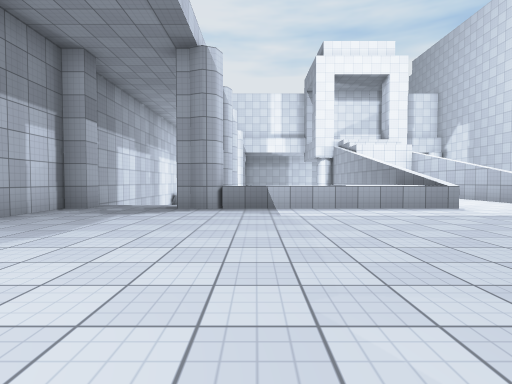
View 1 (above)

23 first-person views from a walk through a Unity game level. The camera is 1.2 m above the floor, tilts 2° down and sees 80° across. The floor is counted in squares, 2 m on a side. Each view is taken from the middle of a square. On the plan, view 1 faces up. The plan holds only what a view shows up to about 9 squares ahead; the rest is blank. The place goes on beyond the plan. The player character is not drawn. Surface patterns are stand-ins for the level's own textures.

View 2
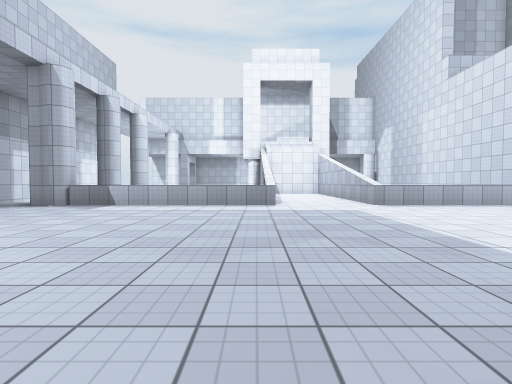

View 3
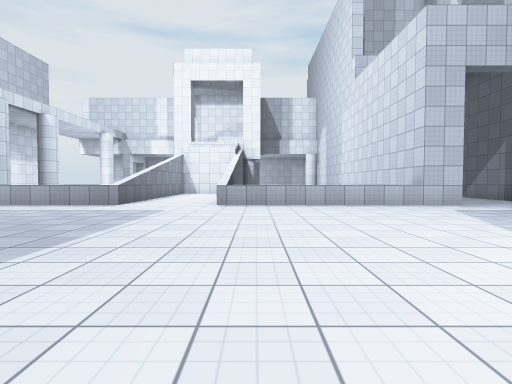

View 4
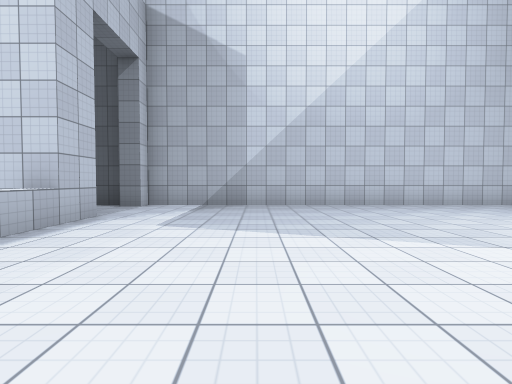

View 5
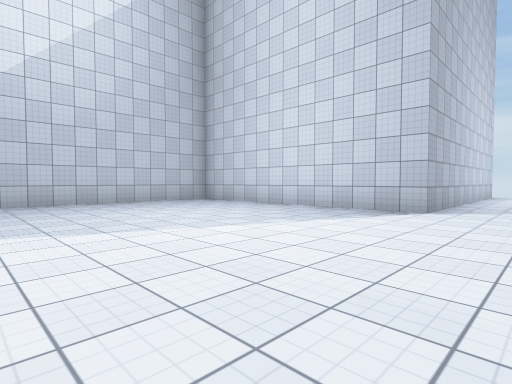

View 6
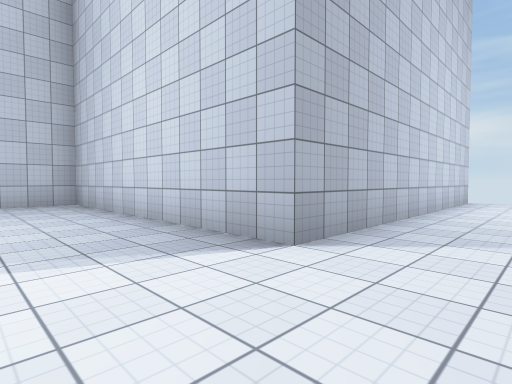

View 7
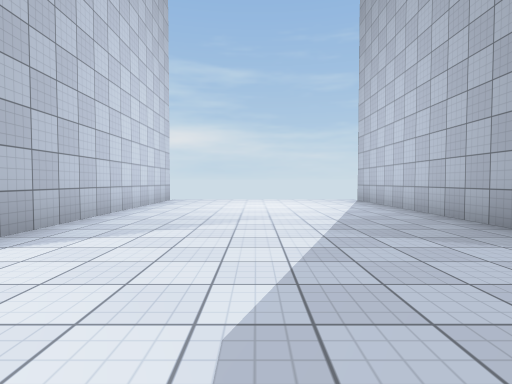

View 8
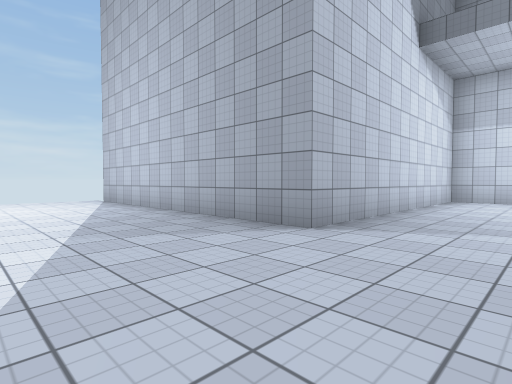

View 9
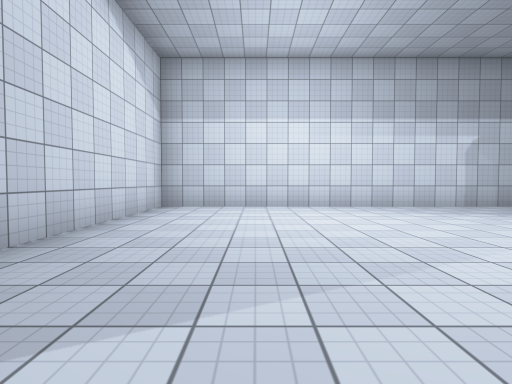

View 10
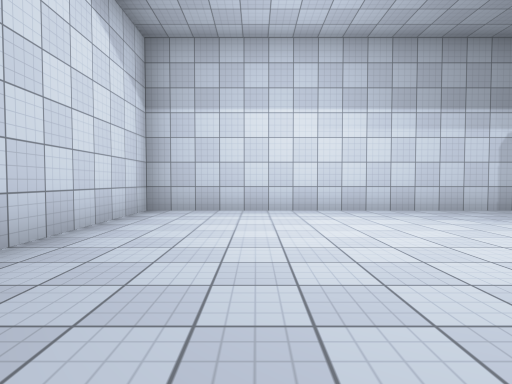

View 11
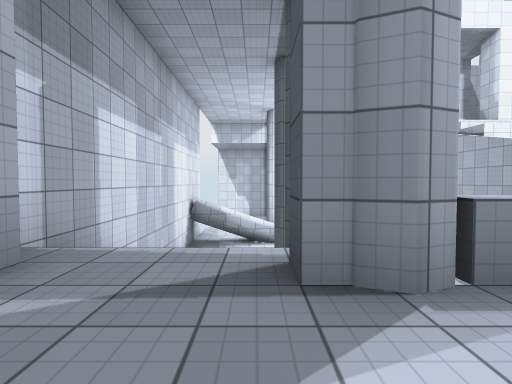

View 12
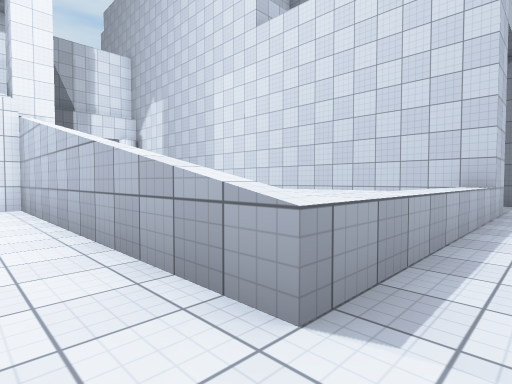

View 13
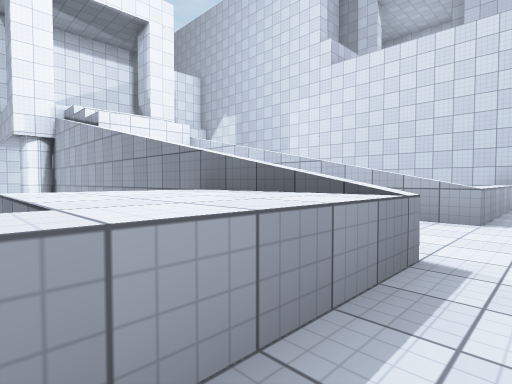

View 14
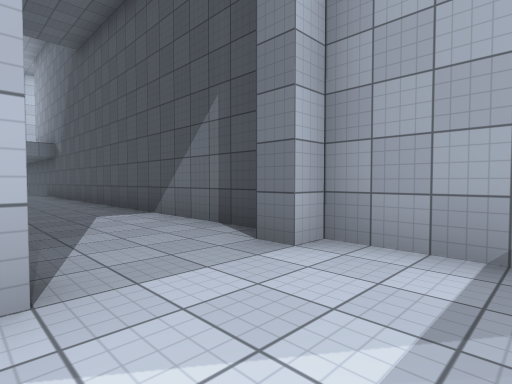

View 15
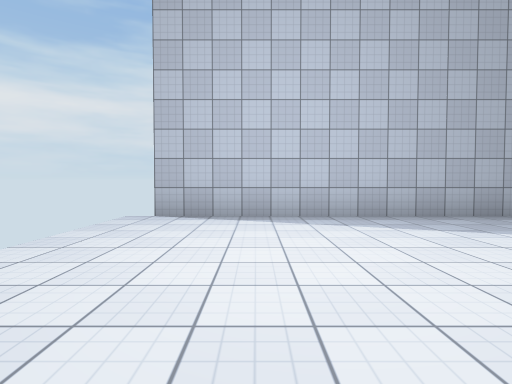

View 16
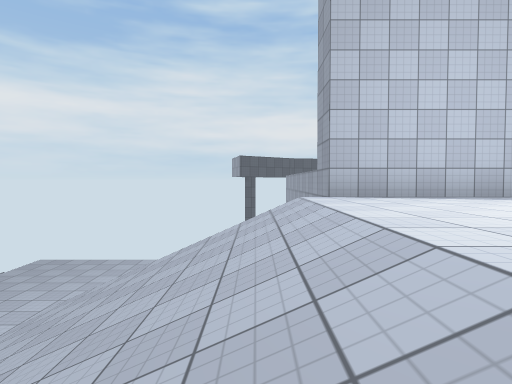

View 17
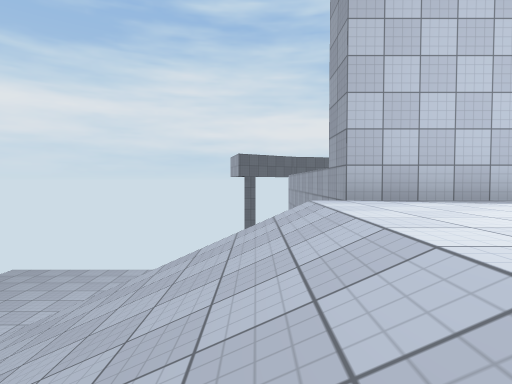

View 18
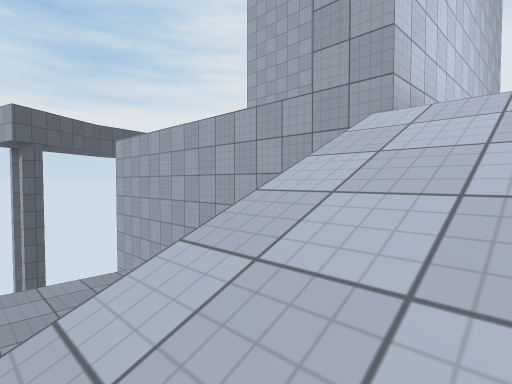

View 19
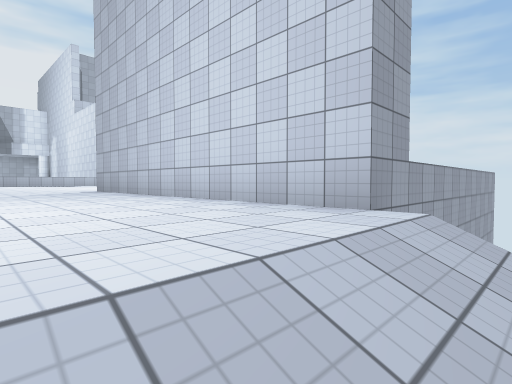

View 20
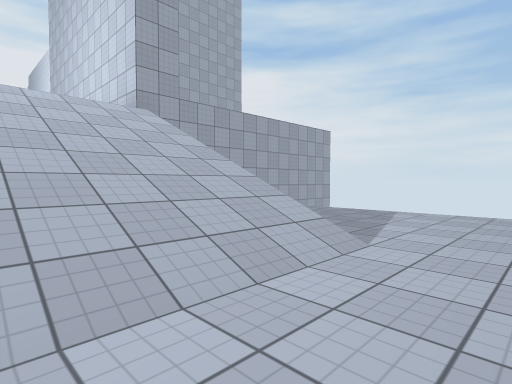

View 21
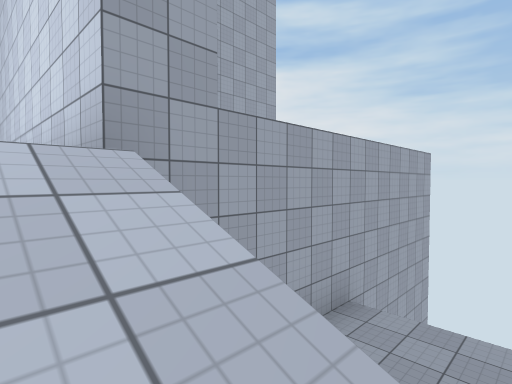

View 22
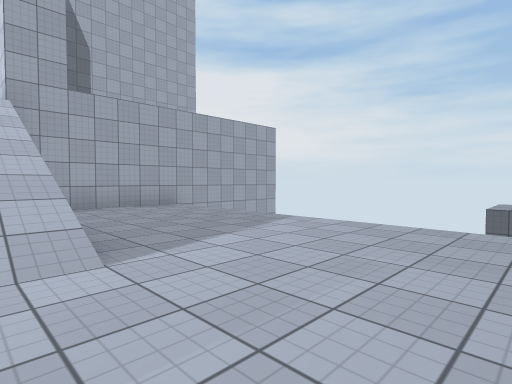

View 23
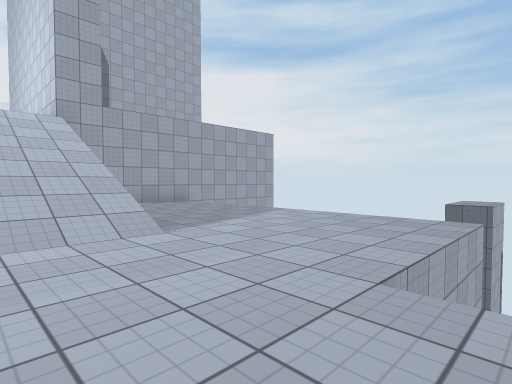

### Floor plan
Key: @ floor where view 1 was taken; # wall or solid block; . main floor; - floor 4 m lower than the main floor; / step, stairs or slope; ^ raised ledge; v drop or lower ground.
Columns run from 5 left of view 1 to 17 right of it. Each row starts with its distance up from view 1.
 12 #        #  #    # ..#
 11 #        # .#    # ..#
 10 #        # .#    # ..#
  9 #/     ^^# .#    # ..#
  8 #///   ^^^..^^^  #...#
  7 ##..#^^^^^..^^^^^^#..#
  6 #....................#
  5 #....................#
  4 #....................#
  3 #....................#
  2 #....................#
  1 #....................#
  0 #....@..... .........#
 -1 #....................#
 -2 #....................#
 -3 #....................#
 -4 ########......########
 -5        #......#
 -6        #......#
 -7        #......#
 -8        #......#
 -9        #......#
-10     ####......#####
-11 vvvvv   ......----vvvv
-12     v-  //////----
-13     v-- //////----
-14     v-- //////----
-15     v---//////----
-16     v----- -------
-17     v----  -------   vv
-18     v--     ------   vv
-19             --v

Positions as (right, up) in squares from view 1, and headings:
1: (0, 0), facing up
2: (4, -1), facing up
3: (8, -1), facing up
4: (8, 4), facing right
5: (7, 3), facing down-right
6: (7, -1), facing down-right
7: (6, -1), facing down
8: (6, -1), facing down-left
9: (3, -1), facing left
10: (2, -1), facing left
11: (-2, 5), facing up
12: (6, 6), facing up-right
13: (2, 6), facing up-right
14: (13, 5), facing up-right
15: (8, -9), facing left
16: (8, -12), facing left
17: (7, -12), facing left
18: (4, -14), facing up-left
19: (6, -12), facing up-right
20: (6, -17), facing up-right
21: (8, -13), facing up-right
22: (8, -18), facing up-right
23: (7, -19), facing up-right
